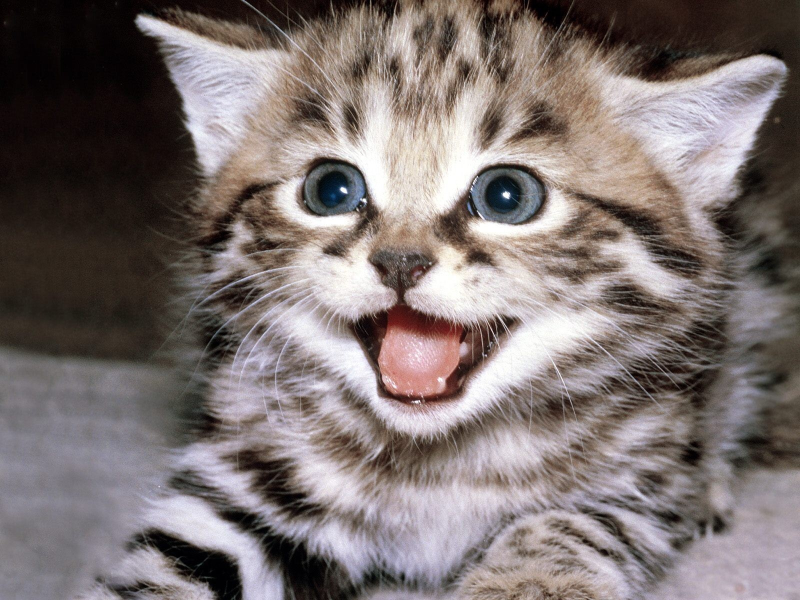
#> input picture Images/cat.jpeg, 1600 x 1200 px (shown at 1/2 size)
$ python contours.py
#> lines starting #> are read from the running program, lines starting #| are printed output that depends on the picture; after the words box and inside, x2 and y2 are one past the last pixel; in counts of white or black regions, pixels touching at a corner belong together
#> further down, img is the input picture: shape (1200, 1600, 3); mean B, G, R 113.1, 114.5, 124.8
import cv2 as cv
import numpy as np

def rescaleFrame(frame, scale):
#> called with scale = 0.5
	width = int(frame.shape[1]*scale)
#> width = 800
	height = int(frame.shape[0]*scale)
#> height = 600
	dimensions = (width, height)
#> dimensions = (800, 600)

	return cv.resize(frame, dimensions, interpolation=cv.INTER_AREA)
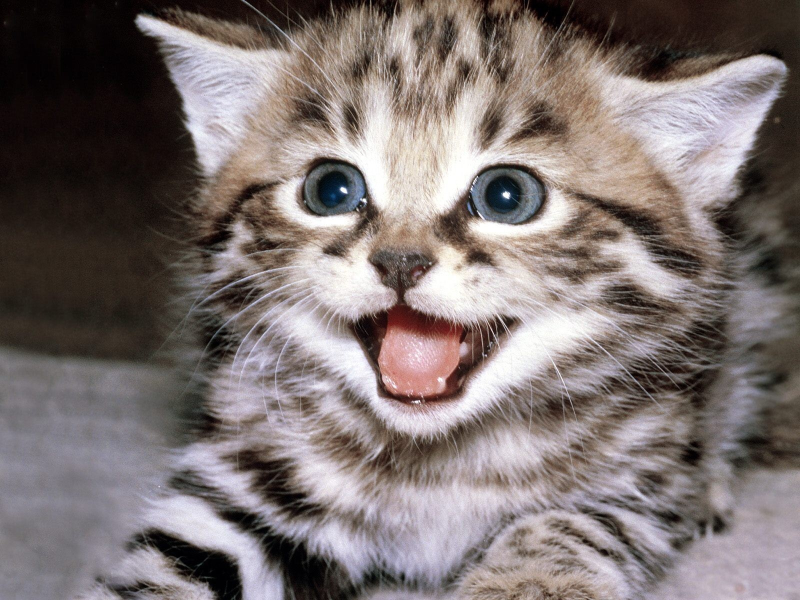
#> returned value: shape (600, 800, 3); mean of channels 0, 1, 2 113.2, 114.6, 124.9; drawn as B, G, R

img = cv.imread('Images/cat.jpeg')
img = rescaleFrame(img, 0.5)

cv.imshow('Cat', img)

#grayscale
gray = cv.cvtColor(img, cv.COLOR_BGR2GRAY)
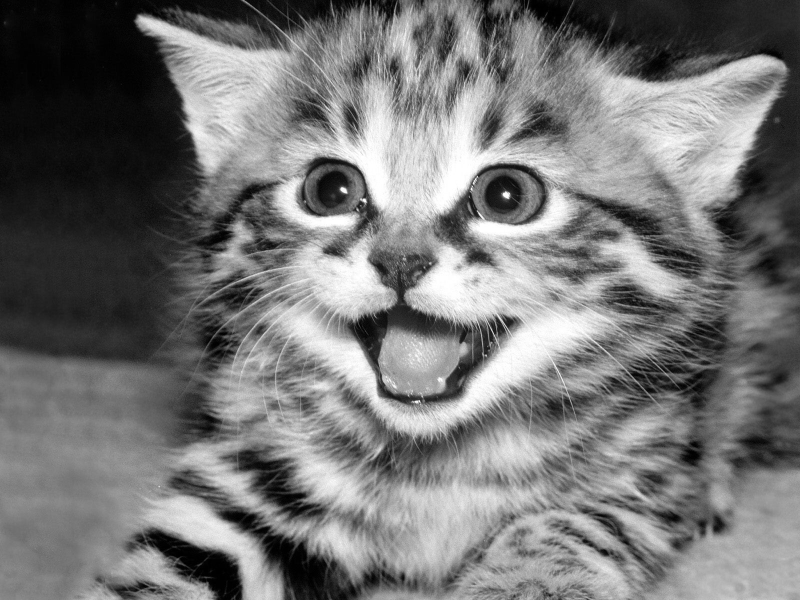
#> gray: shape (600, 800); min 0, max 255, mean 117.6
cv.imshow('Gray', gray)

#blur
blur = cv.GaussianBlur(gray, (5,5), cv.BORDER_DEFAULT)
cv.imshow('Blur', blur)

#Canny edges
canny = cv.Canny(blur, 125, 175)
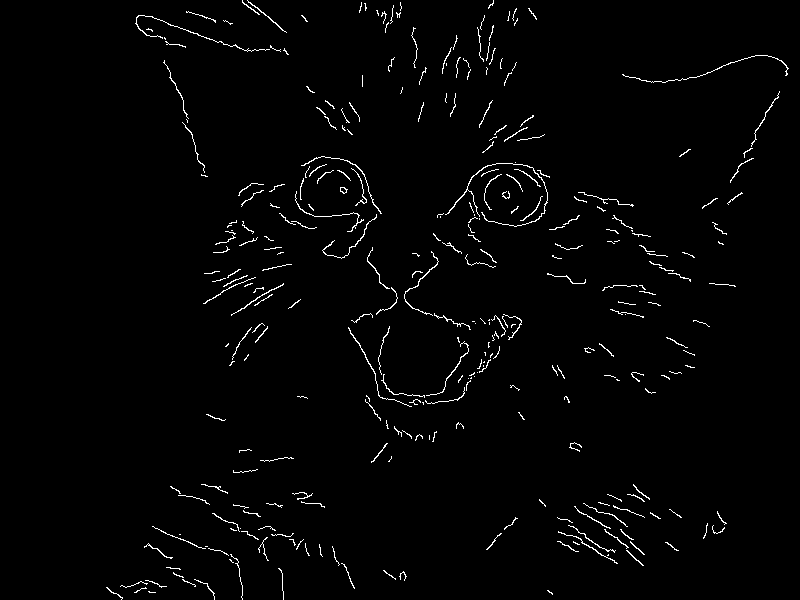
#> canny: shape (600, 800); 1.7% white in thin lines or dots, all inside (x1, y1, x2, y2) = (106, 0, 789, 600)
cv.imshow('Canny', canny)

#using thresholding instead of canny edges
ret, thresh = cv.threshold(gray, 125, 255, cv.THRESH_BINARY)
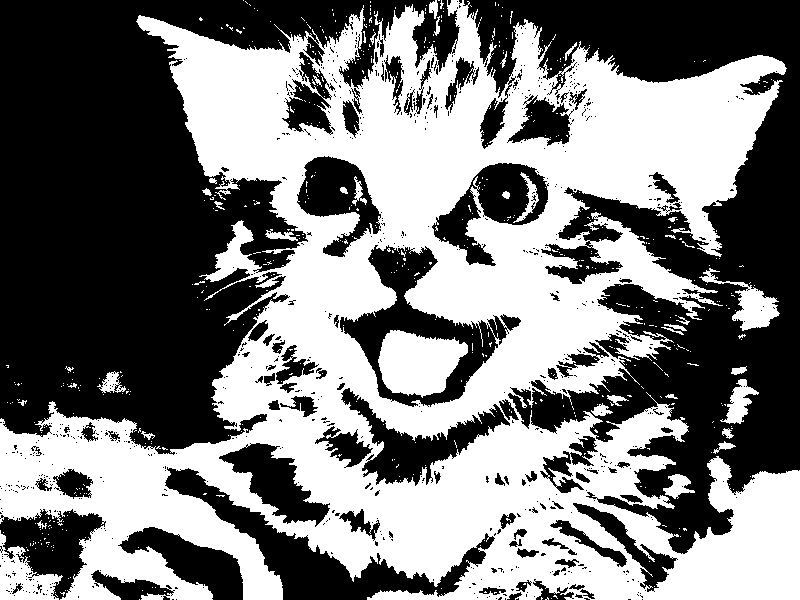
#> thresh: shape (600, 800); 48.2% white; 585 white regions (546 under 20 px)
cv.imshow('Thresholding', thresh)

#drawing contours on a blank imgae
blank = np.zeros(img.shape, dtype='uint8')
cv.imshow('Blank', blank)

#finding contours from canny edges
contours, hierarchies = cv.findContours(canny, cv.RETR_LIST, cv.CHAIN_APPROX_SIMPLE)
#> contours = 316 contours, 300 with area under 20; largest, box (x1, y1, x2, y2) and area: (445, 163, 548, 227) 63, (404, 251, 439, 316) 37, (135, 15, 270, 52) 32, (301, 156, 382, 214) 32, (340, 187, 348, 194) 29
print (f'{len(contours)} contour(s) found!')
#| 316 contour(s) found!

#drawing contours
cv.drawContours(blank, contours, -1, (0,0,255), 1)
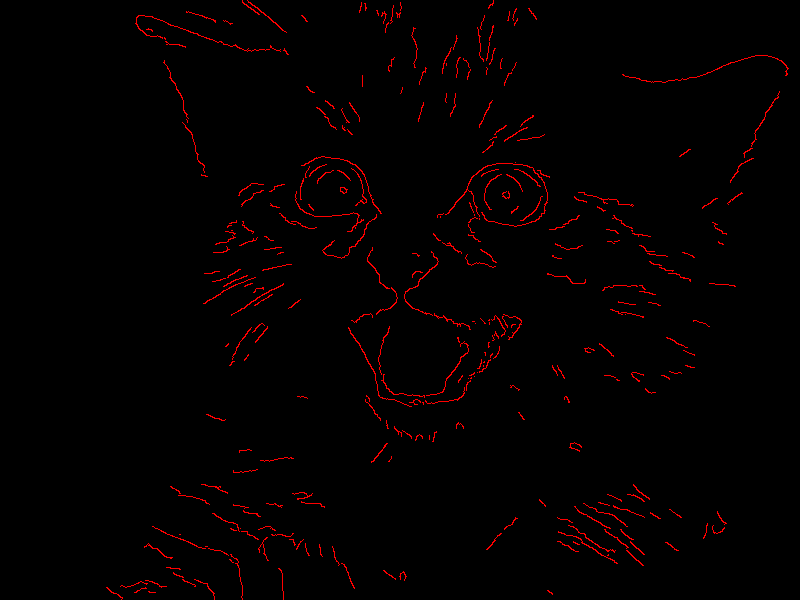
#> blank: shape (600, 800, 3); mean of channels 0, 1, 2 0, 0, 4.4; drawn as B, G, R
cv.imshow('Contours', blank)

cv.waitKey(0)

$ run again, with Images/person.jpeg copied over Images/cat.jpeg
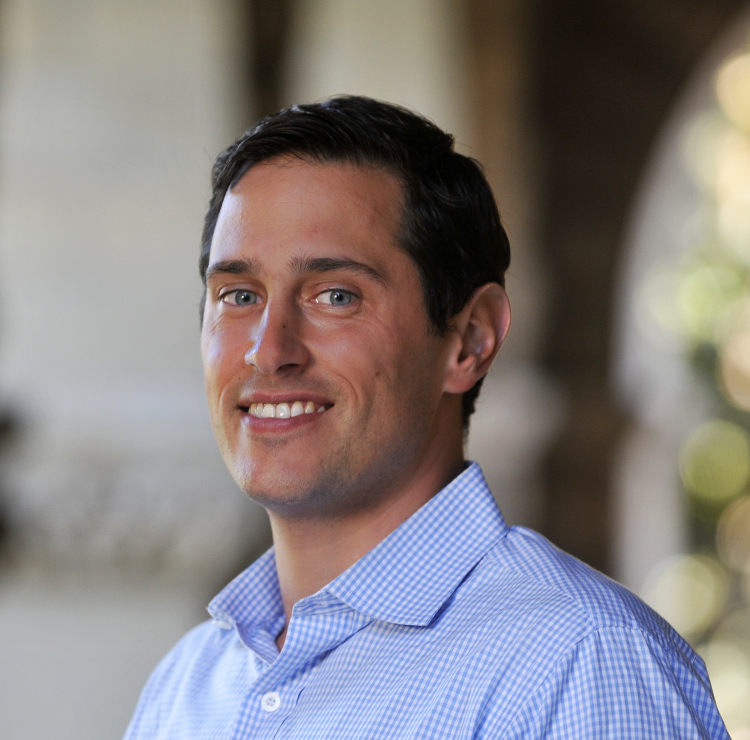
#> input picture Images/person.jpeg, 1500 x 1480 px (shown at 1/2 size)
#> img is the input picture: shape (1480, 1500, 3); mean B, G, R 129, 128.1, 133.9
#> `canny = cv.Canny(blur, 125, 175)`:
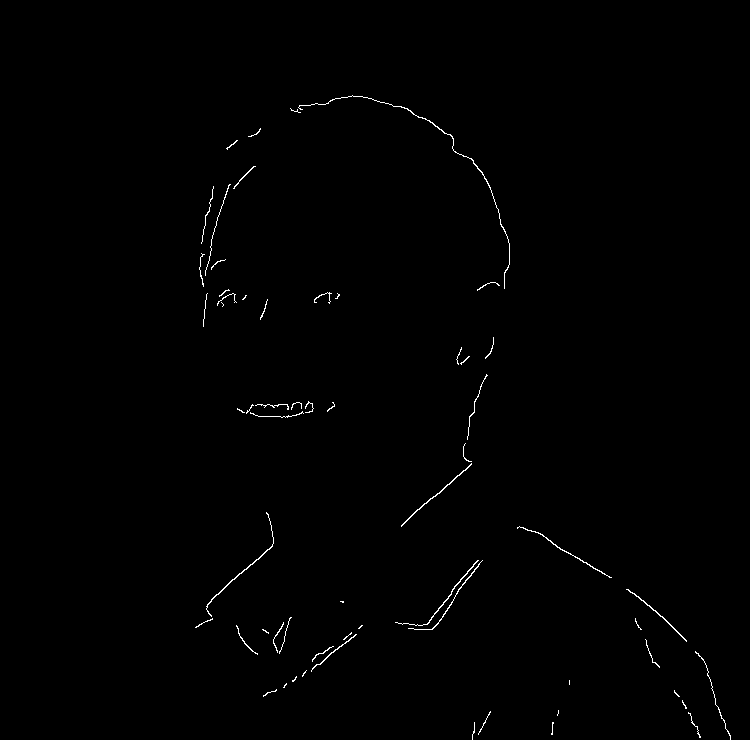
#> canny: shape (740, 750); 0.51% white in thin lines or dots, all inside (x1, y1, x2, y2) = (195, 95, 731, 740)
#> `ret, thresh = cv.threshold(gray, 125, 255, cv.THRESH_BINARY)`:
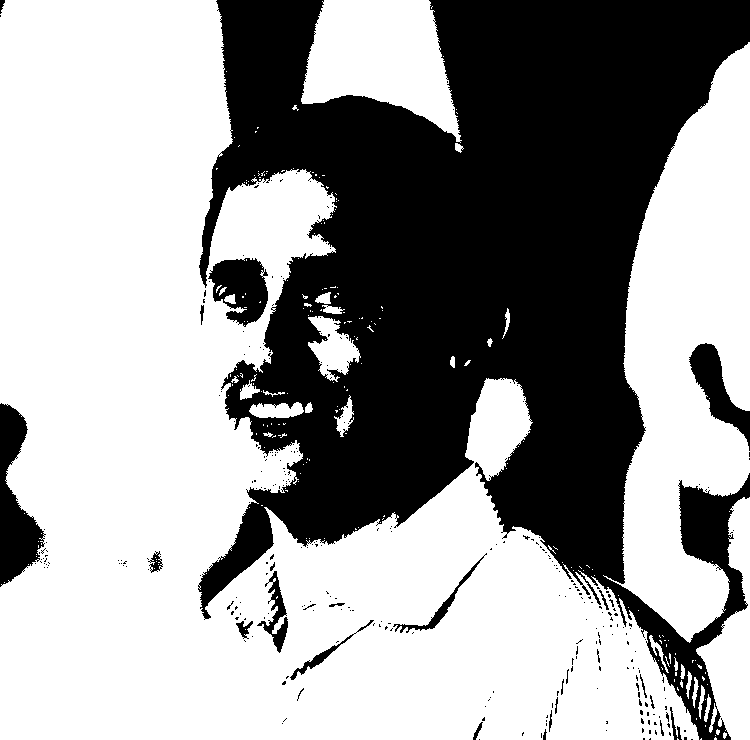
#> thresh: shape (740, 750); 61.2% white; 314 black regions (289 under 20 px)
#> contours = 61 contours, 53 with area under 20; largest, box (x1, y1, x2, y2) and area: (206, 512, 274, 617) 65, (401, 463, 472, 527) 62, (298, 95, 510, 289) 61, (626, 589, 687, 642) 52, (395, 560, 479, 626) 50, (517, 526, 612, 578) 46, (408, 560, 483, 630) 40, (311, 634, 357, 672) 34
#| 61 contour(s) found!
